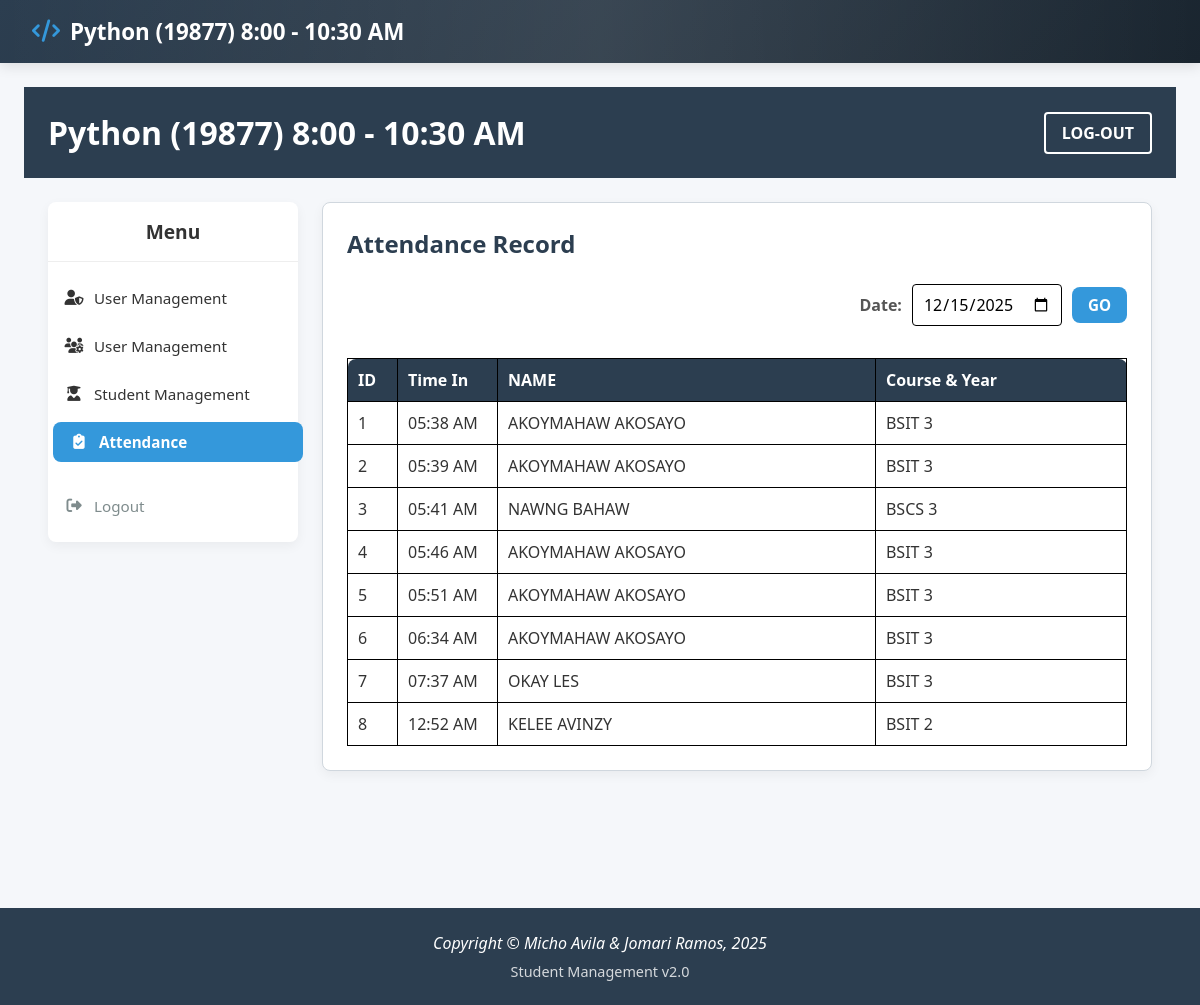
The page /attend on the database its author committed.
### tables this page shows
CREATE TABLE attendance (
            id INTEGER PRIMARY KEY AUTOINCREMENT,
            idno TEXT NOT NULL,
            name TEXT NOT NULL,
            course_level TEXT NOT NULL,
            time_in TEXT NOT NULL,
            date TEXT NOT NULL
        );

### app.py (the view)
@app.route("/attend", methods=['GET'])
def attend():
    selected_date = request.args.get('date')
    if not selected_date:
        import datetime
        now = datetime.datetime.now()
        selected_date = now.strftime("%Y-%m-%d")
    print(f"DEBUG: Fetching attendance for {selected_date}")
    conn = sqlite3.connect('Avila.db')
    c = conn.cursor()
    c.execute("SELECT DISTINCT idno, name, course_level, time_in FROM attendance WHERE date = ? ORDER BY time_in", (selected_date,))
    records = c.fetchall()
    print(f"DEBUG: Found {len(records)} unique records for {selected_date}")
    conn.close()
    return render_template('attend.html', records=records, selected_date=selected_date)

### templates/attend.html (shortened to what this page needs)
{% extends 'base.html' %}
{% block content %}
<div style="background: var(--primary-color, #2c3e50); padding: 1.5rem 0; color: white; margin-bottom: 1.5rem;">
    <div style="max-width: 1200px; margin: 0 auto; padding: 0 1.5rem; display: flex; justify-content: space-between; align-items: center;">
        <h1 style="margin: 0; font-size: 2rem; font-weight: 600;">Python (19877) 8:00 - 10:30 AM</h1>
        <a href="{{ url_for('logout') }}" style="color: white; text-decoration: none; font-weight: 600; padding: 0.5rem 1rem; border: 2px solid white; border-radius: 4px;">
            LOG-OUT
        </a>
    </div>
</div>
<div class="main-layout" style="max-width: 1200px; margin: 0 auto; padding: 0 1.5rem;">
    <div class="sidebar" style="background: white; border-radius: 8px; box-shadow: 0 4px 12px rgba(0, 0, 0, 0.05); padding: 1rem 0; height: fit-content;">
        <div class="sidebar-title" style="font-weight: 600; color: #333; margin-bottom: 1rem; padding: 0 1rem; border-bottom: 1px solid #eee; padding-bottom: 1rem;">
            Menu
        </div>
        <nav class="nav-menu">
            <a href="{{ url_for('admin') }}" class="nav-item">
                <i class="fas fa-user-shield"></i> User Management
            </a>
            <a href="{{ url_for('admin') }}" class="nav-item">
                <i class="fas fa-users-cog"></i> User Management
            </a>
            <a href="{{ url_for('student_mngt') }}" class="nav-item">
                <i class="fas fa-user-graduate"></i> Student Management
            </a>
            <a href="{{ url_for('attend') }}" class="nav-item active">
                <i class="fas fa-clipboard-check"></i> Attendance
            </a>
            <a href="{{ url_for('logout') }}" class="nav-item" style="color: var(--dark-gray); margin-top: 1rem;">
                <i class="fas fa-sign-out-alt"></i> Logout
            </a>
        </nav>
    </div>
    <div class="content-area">
        <div class="card" style="padding: 1.5rem; border: 1px solid #d0d7de; box-shadow: 0 4px 12px rgba(0, 0, 0, 0.05);">
            <h2 style="color: var(--primary-color, #2c3e50); font-size: 1.5rem; margin: 0 0 1.5rem 0;">
                Attendance Record
            </h2>
            <form method="GET" action="{{ url_for('attend') }}"
                  style="display: flex; gap: 10px; align-items: center; margin-bottom: 2rem; justify-content: flex-end;">
                <div style="font-weight: 600; color: #555;">Date:</div>
                <input type="date" name="date" value="{{ selected_date }}"
                       class="form-control" style="width: 150px; flex-grow: 0; border: 1px solid #000; background-color: white;" required>
                <button type="submit" class="btn btn-primary" style="padding: 0.5rem 1rem;">
                    GO
                </button>
            </form>
            <div style="overflow-x: auto;">
                <table class="table data-table" style="width: 100%; border: 1px solid #000; border-collapse: collapse; margin-top: 0;">
                    <thead>
                        <tr>
                            <th style="width: 50px; text-align: left; padding: 10px; border: 1px solid #000; border-top: none;">ID</th>
                            <th style="width: 100px; text-align: left; padding: 10px; border: 1px solid #000; border-top: none;">Time In</th>
                            <th style="text-align: left; padding: 10px; border: 1px solid #000; border-top: none;">NAME</th>
                            <th style="text-align: left; padding: 10px; border: 1px solid #000; border-top: none;">Course & Year</th>
                        </tr>
                    </thead>
                    <tbody>
                        {% if records %}
                            {% for record in records %}
                            <tr>
                                <td style="font-weight: 400; color: #333; padding: 10px; border: 1px solid #000; border-bottom: none;">
                                    {{ loop.index }}
                                </td>
                                <td style="font-weight: 400; padding: 10px; border: 1px solid #000; border-bottom: none;">
                                    {{ record[3] }}
                                </td>
                                <td style="padding: 10px; text-transform: uppercase; border: 1px solid #000; border-bottom: none;">
                                    {{ record[1] }}
                                </td>
                                <td style="padding: 10px; border: 1px solid #000; border-bottom: none;">
                                    {{ record[2] }}
                                </td>
                            </tr>
                            {% endfor %}
                        {% endif %}
                    </tbody>
                </table>
            </div>
        </div>
        </div>
</div>
{% endblock %}

### templates/base.html (shortened to what this page needs)
<!DOCTYPE html>
<html lang="en">
<head>
    <link rel="stylesheet" href="https://cdnjs.cloudflare.com/ajax/libs/font-awesome/6.4.0/css/all.min.css">
</head>
<body>
    <header class="header">
        <div class="header-title">
            <i class="fas fa-code"></i>
            <span>Python (19877) 8:00 - 10:30 AM</span>
        </div>
    </header>
    <div class="container">
        {% block content %}{% endblock %}
    </div>
    <footer class="footer">
        <div class="footer-text">
            Copyright © Micho Avila & Jomari Ramos, 2025
        </div>
        <div class="footer-subtext">
            Student Management v2.0
        </div>
    </footer>
</body>
</html>

### templates/base.html (style rules this page uses)
:root { --primary-color: #2c3e50; --secondary-color: #3498db; --accent-color: #e74c3c; --light-gray: #ecf0f1; --dark-gray: #7f8c8d; --success-color: #27ae60; --warning-color: #f39c12; --shadow: 0 4px 12px rgba(0, 0, 0, 0.1); --border-radius: 8px; }
* { margin: 0; padding: 0; box-sizing: border-box; font-family: 'Segoe UI', Tahoma, Geneva, Verdana, sans-serif; }
body { background-color: #f5f7fa; color: #333; min-height: 100vh; display: flex; flex-direction: column; }
.header { background: linear-gradient(135deg, var(--primary-color) 0%, #1a252f 100%); color: white; padding: 1rem 2rem; display: flex; align-items: center; justify-content: space-between; box-shadow: var(--shadow); position: relative; overflow: hidden; }
.header::before { content: ''; position: absolute; top: 0; left: 0; width: 100%; height: 100%; background: linear-gradient(90deg, transparent, rgba(255,255,255,0.1), transparent); animation: shimmer 3s infinite; }
.header-title { font-size: 1.4rem; font-weight: 600; display: flex; align-items: center; gap: 10px; z-index: 1; }
.header-title i { color: var(--secondary-color); animation: pulse 2s infinite; }
.container { flex: 1; padding: 1.5rem; max-width: 1400px; margin: 0 auto; width: 100%; }
.main-layout { display: flex; gap: 1.5rem; min-height: calc(100vh - 150px); }
.sidebar { width: 220px; background: white; border-radius: var(--border-radius); box-shadow: var(--shadow); padding: 1.5rem; animation: slideInLeft 0.5s ease-out; }
.sidebar-title { color: var(--primary-color); font-size: 1.2rem; margin-bottom: 1.5rem; padding-bottom: 0.5rem; border-bottom: 2px solid var(--light-gray); text-align: center; }
.nav-menu { display: flex; flex-direction: column; gap: 0.5rem; }
.nav-item { display: flex; align-items: center; gap: 10px; padding: 0.8rem 1rem; color: var(--dark-gray); text-decoration: none; border-radius: var(--border-radius); transition: all 0.3s ease; position: relative; overflow: hidden; }
.nav-item::before { content: ''; position: absolute; left: 0; top: 0; height: 100%; width: 0; background-color: var(--secondary-color); transition: width 0.3s ease; z-index: -1; }
.nav-item:hover, .nav-item.active { background-color: var(--light-gray); color: var(--primary-color); transform: translateX(5px); }
.nav-item i { width: 20px; text-align: center; }
.content-area { flex: 1; animation: fadeIn 0.8s ease-out; }
.card { background: white; border-radius: var(--border-radius); box-shadow: var(--shadow); padding: 1.5rem; margin-bottom: 1.5rem; border: 1px solid #e1e8ed; transition: transform 0.3s ease, box-shadow 0.3s ease; }
.form-control { width: 100%; padding: 0.75rem; border: 2px solid #e1e8ed; border-radius: var(--border-radius); font-size: 1rem; transition: all 0.3s ease; }
.btn { padding: 0.75rem 1.5rem; border-radius: var(--border-radius); border: none; font-weight: 600; cursor: pointer; display: inline-flex; align-items: center; justify-content: center; gap: 8px; transition: all 0.3s ease; font-size: 0.95rem; }
.btn-primary { background-color: var(--secondary-color); color: white; }
.data-table { width: 100%; border-collapse: separate; border-spacing: 0; background: white; }
.data-table th { background-color: var(--primary-color); color: white; padding: 1rem; text-align: left; font-weight: 600; position: sticky; top: 0; }
.data-table th:first-child { border-top-left-radius: var(--border-radius); }
.data-table th:last-child { border-top-right-radius: var(--border-radius); }
.data-table td { padding: 1rem; border-bottom: 1px solid #e1e8ed; transition: background-color 0.2s ease; }
.data-table tbody tr { animation: slideInUp 0.5s ease-out; animation-fill-mode: both; }
.footer { background-color: var(--primary-color); color: white; text-align: center; padding: 1.5rem; margin-top: 2rem; animation: fadeInUp 0.5s ease-out; }
.footer-text { font-style: italic; margin-bottom: 0.5rem; }
.footer-subtext { font-size: 0.9rem; opacity: 0.8; }

### rows shown on the page
attendance: time_in "05:38 AM", name "AKOYMAHAW AKOSAYO", course_level "BSIT 3"
attendance: time_in "05:39 AM", name "AKOYMAHAW AKOSAYO", course_level "BSIT 3"
attendance: time_in "05:41 AM", name "NAWNG BAHAW", course_level "BSCS 3"
attendance: time_in "05:51 AM", name "AKOYMAHAW AKOSAYO", course_level "BSIT 3"
attendance: time_in "12:52 AM", name "KELEE AVINZY", course_level "BSIT 2"

### other values the page prints
{{ record[3] }} "05:46 AM" "06:34 AM" "07:37 AM"
{{ record[1] }} "AKOYMAHAW AKOSAYO" "AKOYMAHAW AKOSAYO" "OKAY LES"
{{ record[2] }} "BSIT 3" "BSIT 3" "BSIT 3"
